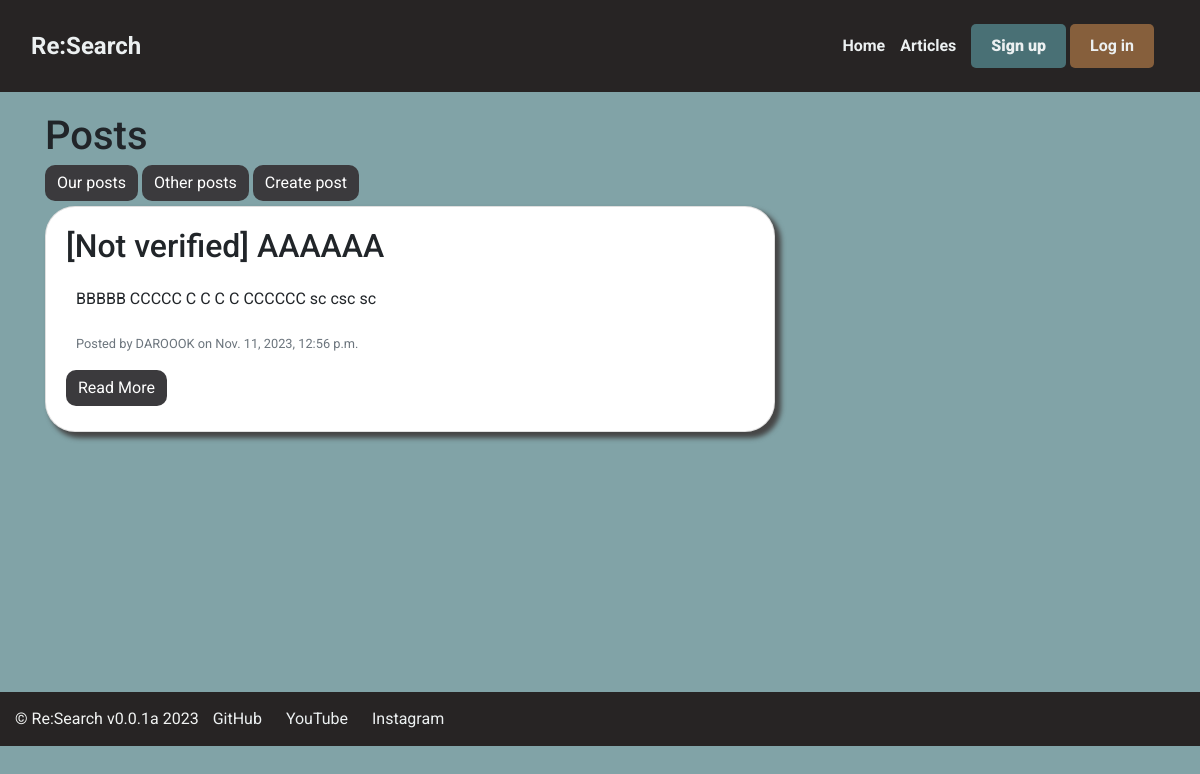
The app's page /posts/, older data.
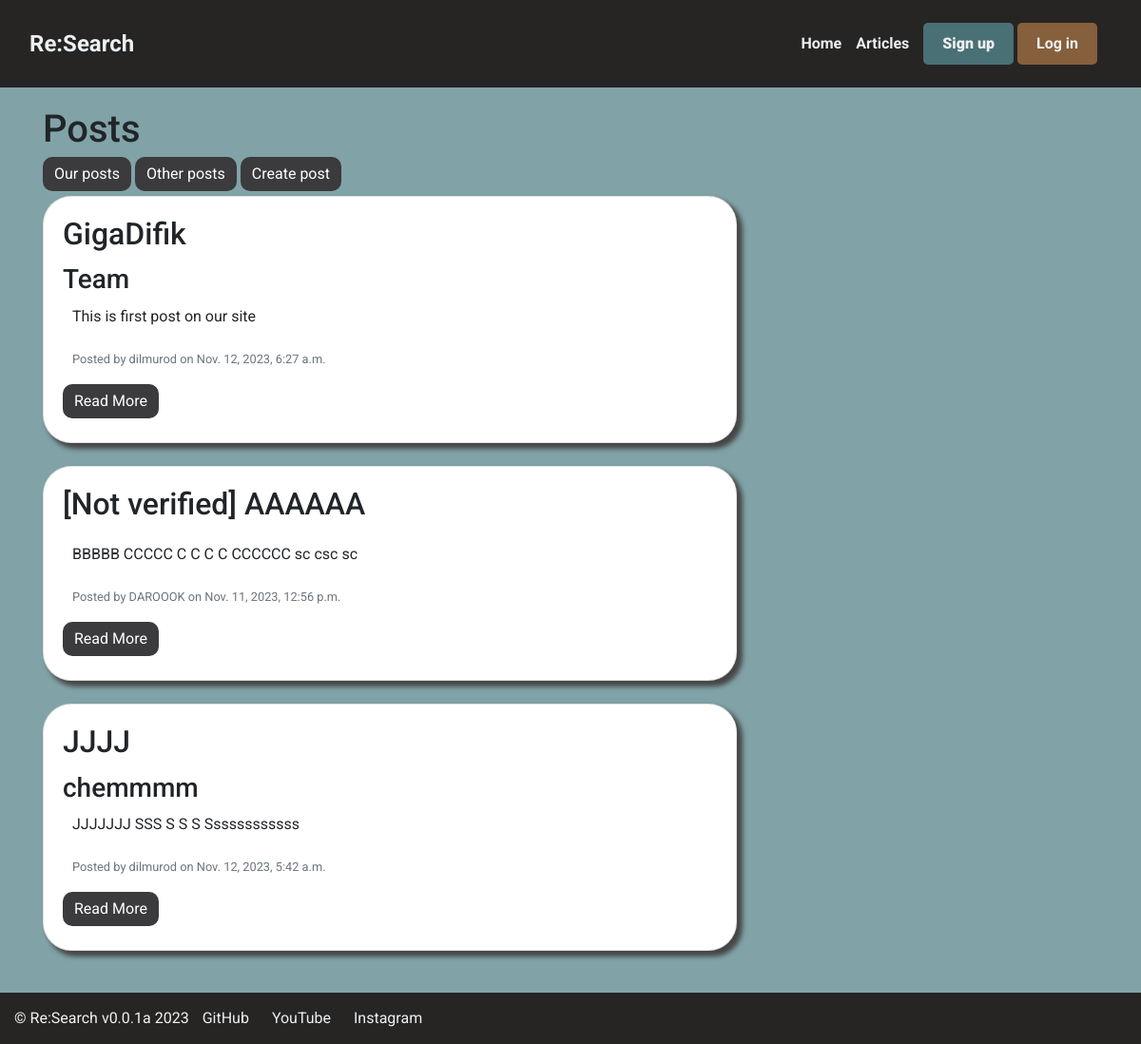
The same page, newer data.
### helper/models.py (models this page shows, shortened)
class Post(models.Model):
    title = models.CharField(max_length=100)
    sphere = models.CharField(max_length=100)
    content = models.TextField()
    date_posted = models.DateTimeField(default=timezone.now)
    author = models.ForeignKey(User, on_delete=models.CASCADE)
    likes = models.IntegerField(default=0)
    dislikes = models.IntegerField(default=0)
    verified = models.BooleanField(default=False)

### helper/views.py (the view)
# urls.py: path('posts/', PostListView.as_view(), name='posts'),
class PostListView(ListView):
    model = Post
    template_name = 'helper/posts.html'
    context_object_name = 'posts'
    ordering = ['-likes']
    paginate_by = 5

### helper/templates/helper/posts.html (shortened to what this page needs)
{% extends 'helper/base.html' %}
{% block content %}
  <div class="content-section">
    <h1>Posts</h1>
    <div>
      <a class="btn btn-primary" href="{% url 'posts' %}">Our posts</a>
      <a class="btn btn-primary" href="{% url 'other-posts' %}">Other posts</a>
      {% if user.is_authenticated %}
      <a class="btn btn-primary" href="{% url 'post-create' %}">Create post</a>
      {% else %}
      <a class="btn btn-primary" href="{% url 'login' %}">Create post</a>
      {% endif %}
    </div>
    <div class="row">
      {% for post in posts %}
        <div class="col-md-12">
          <div class="card mb-4">
            <div class="card-body">
              <h2 class="card-title">{%if not post.verified %} [Not verified] {% endif %} {{ post.title }}</h2>
              <h3>{{ post.sphere }}</h3>
              <p class="card-text">{{ post.content }}</p>
              <p class="card-text"><small class="text-muted">Posted by {{ post.author.username }} on {{ post.date_posted }}</small></p>
              <a href="{% url 'post-detail' pk=post.pk %}" class="btn btn-primary">Read More</a>
            </div>
          </div>
        </div>
      {% endfor %}
    </div>
  </div>
{% endblock %}

### helper/templates/helper/base.html (shortened to what this page needs)
{% load static %}
<!DOCTYPE html>
<html>
<head>
     <link rel="stylesheet" href="https://maxcdn.bootstrapcdn.com/bootstrap/4.0.0/css/bootstrap.min.css">
     <link rel="stylesheet" type="text/css" href="{% static 'base.css' %}">
     <link href='https://unpkg.com/boxicons@2.1.2/css/boxicons.min.css' rel='stylesheet'>
</head>
<body>
    <header class="site-header">
        <nav id="navbar" class="navbar is-primary">
            <div class="navbar-brand">
                <a class="navbar-item navbar-logo" href="{% url 'home' %}">
                    Re:Search
                </a>
            </div>
            <div id="navbar" class="navbar-menu">
                <div class="navbar-start">
                    <a class="navbar-item navbar-link" href="{% url 'home' %}">
                        Home
                    </a>
                    <a class="navbar-item navbar-link" href="{% url 'posts' %}">
                        Articles
                    </a>
                </div>
                <div class="navbar-end">
                    {% if user.is_authenticated %}
                    <div class="navbar-item has-dropdown is-hoverable">
                            <a class="navbar-link button is-primary" href="{% url 'profile' %}">Profile</a>
                    </div>
                    <div class="navbar-item">
                        <a class="button is-light" href="/logout">
                            Logout
                        </a>
                    </div>
                    {% else %}
                    <div class="navbar-item">
                        <div class="buttons">
                            <a class="button is-primary" href="/register">
                                <strong>Sign up</strong>
                            </a>
                            <a class="button is-light" href="/login">
                                Log in
                            </a>
                        </div>
                    </div>
                    {% endif %}
                </div>
            </div>
        </nav>
    </header>
    <main role="main" class="container">
      <div class="row">
        <div class="col-md-8">
          {% block content %}{% endblock %}
        </div>
      </div>
    </main>
    <footer class="footer">
        <div class="content">
            <span>© Re:Search v0.0.1a 2023</span>
            <a class="foot-link" href="https://github.com/DragonsCode/res-helper"> GitHub</a>
            <a class="foot-link" href="#"> YouTube</a>
            <a class="foot-link" href="#"> Instagram</a>
        </div>
    </footer>
</body>
</html>

### helper/static/base.css (style rules this page uses)
body, h1, h2, h3, p { margin: 0; padding: 0; }
.content-section .row .col-md-12 .card.mb-4 { border-radius: 30px; background-color: white; box-shadow: 5px 5px 5px 1px rgb(70, 70, 70); }
.content-section .btn.btn-primary { border-radius: 10px; background-color: #3b3a3d; border: none; margin: 5px 0px; }
.content-section p { padding: 10px 10px; }
body { font-family: 'Roboto', sans-serif; background-color: #81a3a7; overflow-x: hidden; }
.site-header { background-color: #272424; padding: 15px; color: #f1f3f2; text-align: center; animation: fadeInUp 1s ease-in-out; position: sticky; }
.navbar-brand a { color: #ecf0f1; font-weight: bold; text-decoration: none; font-size: 1.5rem; }
.navbar { display: flex; justify-content: space-between; align-items: center; }
.navbar-menu { display: flex; align-items: center; }
.navbar-item { margin-right: 15px; float: left; }
.navbar-link { color: #ecf0f1; text-decoration: none; font-weight: bold; }
.navbar-item .button.is-primary { color: #ecf0f1; text-decoration: none; background-color: #497075; font-weight: bold; }
.navbar-item .button.is-light { color: #ecf0f1; text-decoration: none; background-color: #865f3c; font-weight: bold; }
.container { margin-top: 20px; margin-bottom: 20px; min-height: 560px; display: flex; flex-direction: column; }
.footer { background-color: #272424; padding: 15px; position: relative; bottom: 0; width: 100%; color: #f1f3f2; }
.foot-link { color: #ecf0f1; text-decoration: none; margin: 0px 10px; }
.button { background-color: #3498db; color: #ecf0f1; border: none; padding: 10px 20px; text-align: center; text-decoration: none; display: inline-block; font-size: 16px; cursor: pointer; border-radius: 5px; transition: background-color 0.3s ease-in-out; }
.button.is-light { background-color: #f39c12; color: #333; }
.button.is-primary { background-color: #27ae60; color: #ecf0f1; }

Row changes from the older to the newer data that the page shows:
added Post: title "GigaDifik", sphere "Team", content "This is first post on our site", author.username "dilmurod", date_posted "Nov. 12, 2023, 6:27 a.m."
added Post: title "JJJJ", sphere "chemmmm", content "JJJJJJJ SSS S S S Ssssssssssss", author.username "dilmurod", date_posted "Nov. 12, 2023, 5:42 a.m."
